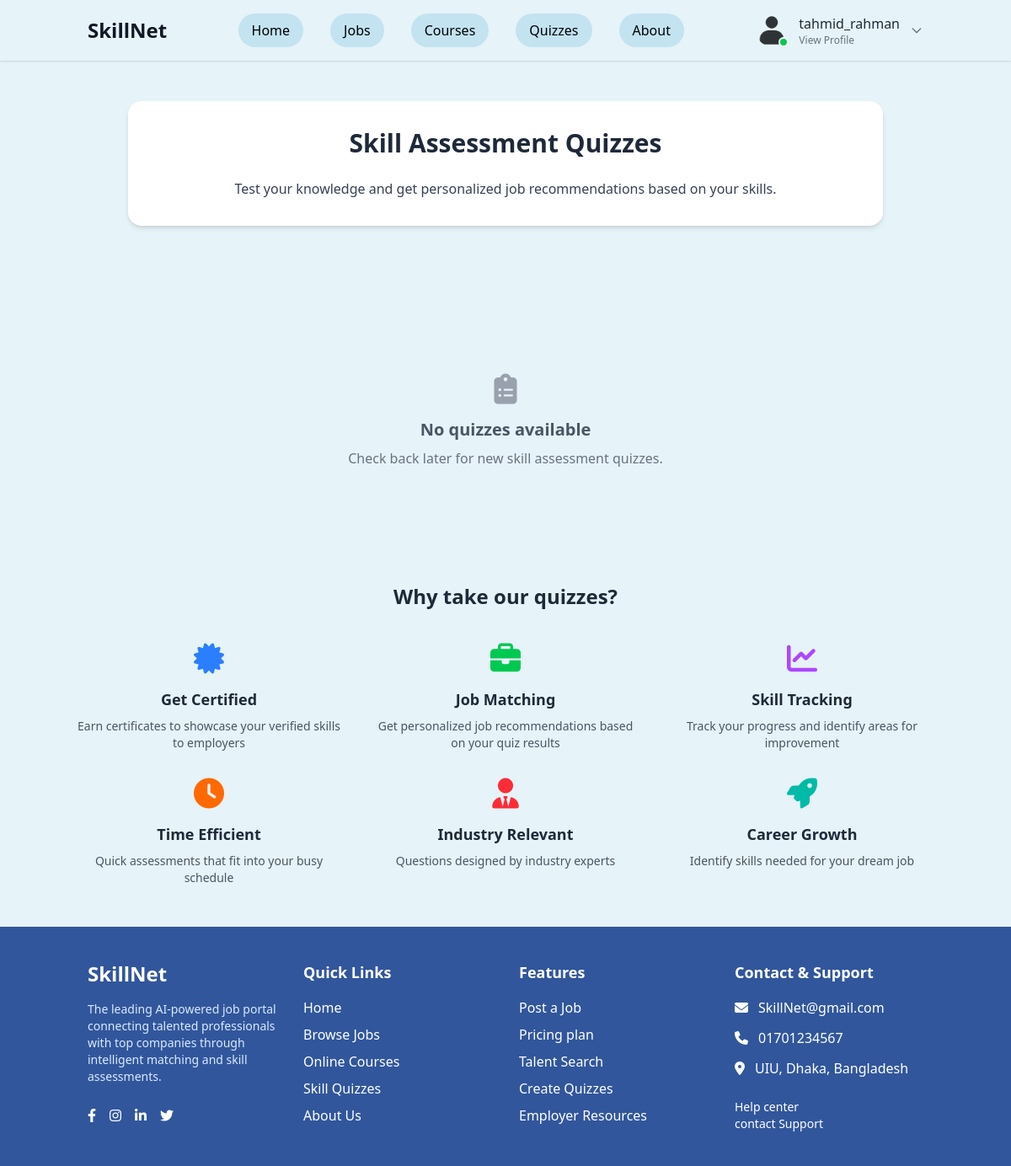
Page /quizzes/ (signed in) on the earlier database version.
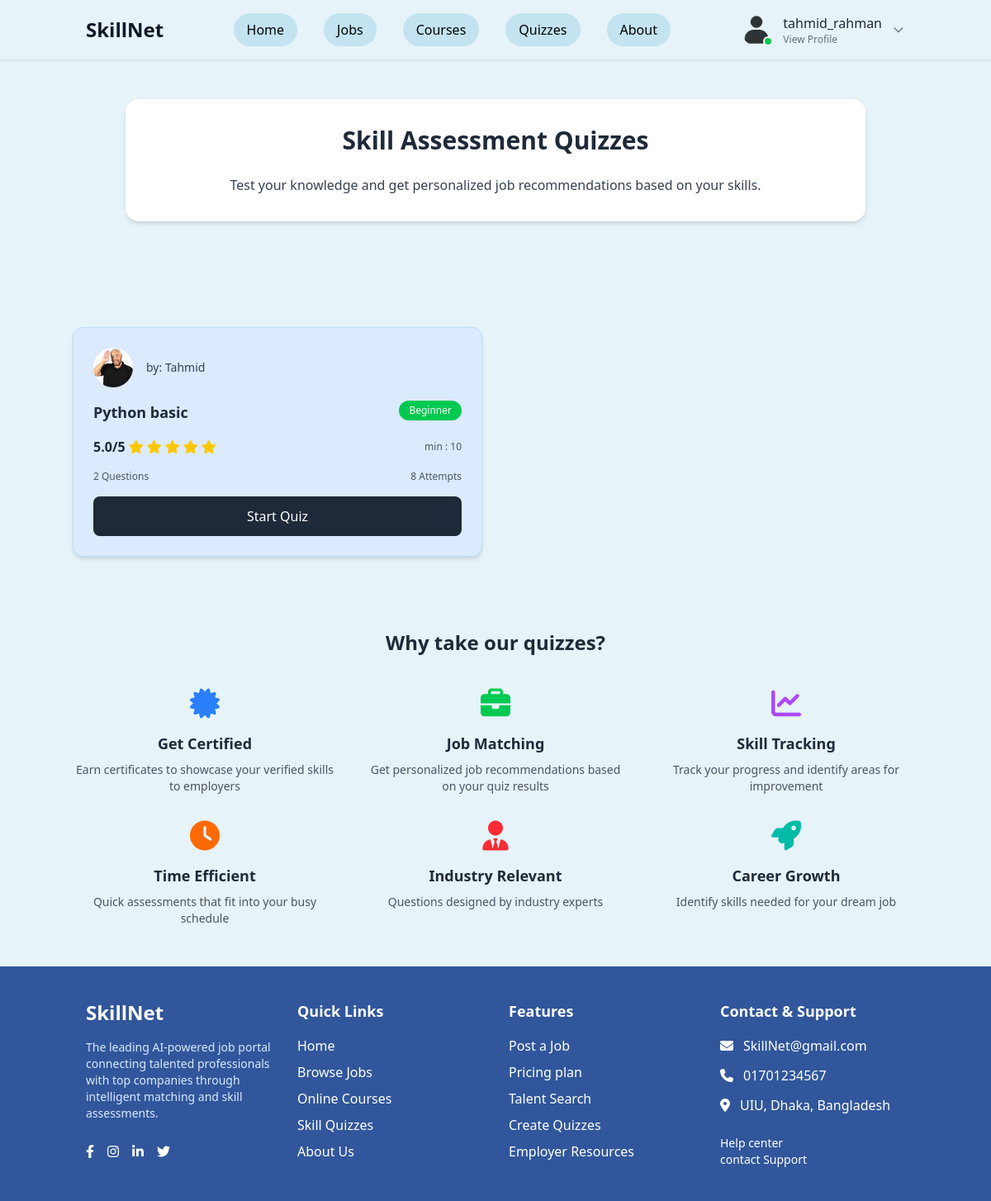
Same page on the later database version.
### app/models.py (models this page shows, shortened)
class Quiz(models.Model):
    DIFFICULTY_LEVELS = [
        ('beginner', 'Beginner'),
        ('intermediate', 'Intermediate'),
        ('advanced', 'Advanced'),
    ]
    title = models.CharField(max_length=200)
    category = models.ForeignKey(QuizCategory, on_delete=models.CASCADE)
    instructor = models.CharField(max_length=100, default='Saharier')
    instructor_photo = models.ImageField(upload_to='instructor_photos/', blank=True, null=True)
    description = models.TextField(blank=True)
    difficulty = models.CharField(max_length=20, choices=DIFFICULTY_LEVELS, default='beginner')
    duration_minutes = models.IntegerField(default=30)
    total_questions = models.IntegerField(default=10)
    passing_score = models.IntegerField(default=70)
    rating = models.DecimalField(max_digits=3, decimal_places=1, default=5.0)
    rating_count = models.IntegerField(default=0)
    attempts_count = models.IntegerField(default=0)
    is_active = models.BooleanField(default=True)
    created_date = models.DateTimeField(auto_now_add=True)
    def get_difficulty_badge_class(self):
        if self.difficulty == 'beginner':
            return 'bg-green-500 text-white'
        elif self.difficulty == 'intermediate':
            return 'bg-yellow-500 text-white'
        else:
            return 'bg-red-500 text-white'
    def get_star_rating(self):
        filled_stars = int(self.rating)
        empty_stars = 5 - filled_stars
        return filled_stars, empty_stars

### app/views.py (the view)
# urls.py: path('quizzes/', views.quiz_list, name='quiz_list'),
def quiz_list(request):
    quizzes = Quiz.objects.filter(is_active=True).order_by('-created_date')
    context = {
        'quizzes': quizzes,
    }
    return render(request, 'quizzes/quiz_list.html', context)

### static/templates/quizzes/quiz_list.html (shortened to what the changed rows need)
{% extends 'base.html' %}
{% load static %}
{% block content %}
<section class="py-12 px-4">
    <div class="container mx-auto max-w-4xl">
        <div class="bg-white p-8 rounded-2xl shadow-md text-center mb-10">
            <h1 class="text-3xl font-bold mb-6">Skill Assessment Quizzes</h1>
        </div>
    </div>
</section>
<section class="py-10 px-4">
    <div class="container mx-auto">
        <div class="grid grid-cols-1 md:grid-cols-2 gap-8 max-w-5xl mx-auto">
            {% for quiz in quizzes %}
            <div class="bg-blue-100 p-6 rounded-xl shadow-md border border-blue-200 hover:shadow-lg transition-shadow">
                <div class="flex items-center mb-4">
                    <img src="{% if quiz.instructor_photo %}{{ quiz.instructor_photo.url }}{% else %}https://via.placeholder.com/60x60?text={{ quiz.instructor|slice:':1' }}{% endif %}"
                         alt="{{ quiz.instructor }}"
                         class="rounded-full w-12 h-12 object-cover mr-4" />
                    <div>
                        <p class="text-sm text-gray-700">by: {{ quiz.instructor }}</p>
                    </div>
                </div>
                <div class="flex justify-between items-start mb-4">
                    <a href="{% url 'app:quiz_detail' quiz.id %}"><h3 class="font-bold text-lg hover:underline">{{ quiz.title }}</h3></a>
                    <span class="px-3 py-1 {{ quiz.get_difficulty_badge_class }} text-xs rounded-full">
                        {{ quiz.get_difficulty_display }}
                    </span>
                </div>
                <div class="flex justify-between items-center mb-4">
                    <div class="flex items-center">
                        <span class="font-semibold">{{ quiz.rating }}/5</span>
                        {% with filled_stars=quiz.get_star_rating.0 empty_stars=quiz.get_star_rating.1 %}
                            {% for i in "12345" %}
                                {% if forloop.counter <= filled_stars %}
                                    <i class="fas fa-star text-yellow-400 ml-1"></i>
                                {% else %}
                                    <i class="fas fa-star text-gray-300 ml-1"></i>
                                {% endif %}
                            {% endfor %}
                        {% endwith %}
                    </div>
                    <span class="text-xs text-gray-600">min : {{ quiz.duration_minutes }}</span>
                </div>
                <div class="flex justify-between items-center mb-4 text-xs text-gray-600">
                    <span>{{ quiz.total_questions }} Questions</span>
                    <span>{{ quiz.attempts_count }} Attempts</span>
                </div>
                {% if user.is_authenticated %}
                    <a href="{% url 'app:start_quiz' quiz.id %}"
                       class="w-full py-3 bg-gray-800 text-white rounded-lg hover:bg-gray-700 transition font-medium text-center block">
                        Start Quiz
                    </a>
                {% else %}
                    <a href="{% url 'login' %}?next={% url 'app:quiz_detail' quiz.id %}"
                       class="w-full py-3 bg-gray-800 text-white rounded-lg hover:bg-gray-700 transition font-medium text-center block">
                        Login to Start
                    </a>
                {% endif %}
            </div>
            {% empty %}
            <div class="col-span-2 text-center py-12">
                <i class="fas fa-clipboard-list text-4xl text-gray-400 mb-4"></i>
                <h3 class="text-xl font-bold text-gray-600 mb-2">No quizzes available</h3>
                <p class="text-gray-500">Check back later for new skill assessment quizzes.</p>
            </div>
            {% endfor %}
        </div>
    </div>
</section>
<section class="py-12 px-4">
    <div class="container mx-auto max-w-5xl">
        <h2 class="text-2xl font-bold text-center mb-10">Why take our quizzes?</h2>
    </div>
</section>
{% endblock %}

Differences in the rows shown:
added Quiz: instructor_photo (picture), instructor "Tahmid", title "Python basic", difficulty "Beginner", rating "5.0", duration_minutes "10", total_questions "2", attempts_count "8"
Other differences:
text no longer shown: "No quizzes available Check back later for new skill assessment quizzes."
